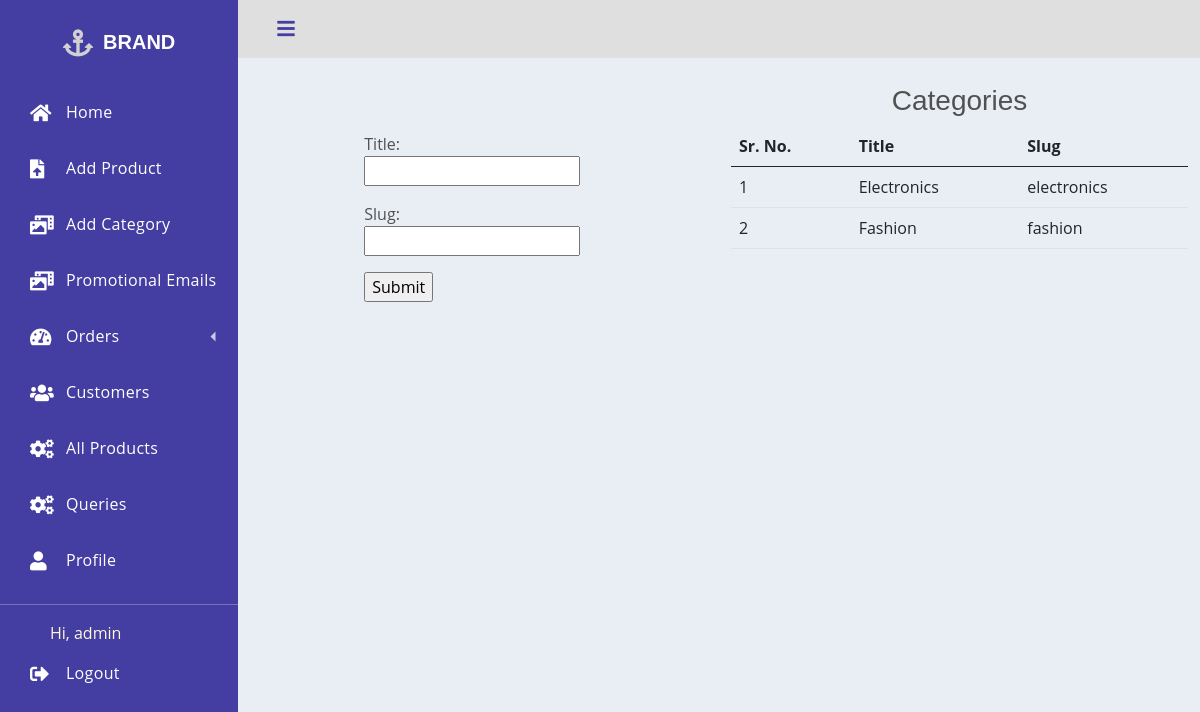
Screenshot of /adminpageaddcategory (signed in) with the database file from the repository.
### store/models.py (models this page shows, shortened)
class Category(models.Model):
    title= models.CharField(max_length=255)
    slug= models.SlugField(unique=True)
    class Meta:
        verbose_name_plural= 'categories'

### store/decorators.py (the view)
    def wrapper_func(request, *args, **kwargs):
        group = None
        if request.user.groups.exists():
            group = request.user.groups.all()[0].name
        if group == 'customer':
            return redirect('home')
        elif group == 'admin':
            return view_func(request, *args, **kwargs)
        else:
            return redirect('loginpage')

### store/forms.py
class CreateCategoryForm(forms.ModelForm):
    class Meta:
        model= Category
        fields= '__all__'

### store/context_processors.py (called while the page is built)
def categories(request):
    return {
        'categories': Category.objects.all()
    }

### store/views.py (called while the page is built)
@admin_only
def adminpageaddcategory(request):
    form= CreateCategoryForm()
    if request.method=='POST':
        form= CreateCategoryForm(request.POST)
        if form.is_valid():
            form.save()
            return redirect('adminpageaddcategory')
    context= {'form': form}
    return render(request, 'admin/adminpageaddcategory.html', context)

### templates/admin/adminpageaddcategory.html (shortened to what this page needs)
{% extends 'admin/adminbase.html' %}
{% block content %}
    <div class="container">
        <div class="row">
            <div class="col-md-6 my-5">
                <form action="" method="POST" class="mx-auto" style="width: 50%; ">
                    {{form.as_p}}
                    <input type="submit" value="Submit">
                </form>
            </div>
            <div class="col-md-6">
                <h3 class="text-center">Categories</h3>
                <table class="table">
                    <thead>
                        <th>Sr. No.</th>
                        <th>Title</th>
                        <th>Slug</th>
                    </thead>
                    <tbody>
                        {% for category in categories %}
                            <tr>
                                <td>{{forloop.counter}}</td>
                                <td>{{category.title}}</td>
                                <td>{{category.slug}}</td>
                            </tr>
                        {% endfor %}
                    </tbody>
                </table>
            </div>
        </div>
    </div>
{% endblock %}

### templates/admin/adminbase.html (shortened to what this page needs)
<!DOCTYPE html>
<html lang="en">
<head>
    <link rel="stylesheet" href="https://cdnjs.cloudflare.com/ajax/libs/font-awesome/5.15.0/css/all.min.css">
    <link href="https://cdn.jsdelivr.net/npm/bootstrap@5.0.1/dist/css/bootstrap.min.css" rel="stylesheet"
>
</head>
<body>
    <div class='dashboard'>
        <div class="dashboard-nav">
            <header>
                <a href="{% url 'home' %}" class="brand-logo"><i class="fas fa-anchor"></i> <span>BRAND</span></a>
            </header>
            <nav class="dashboard-nav-list">
                <a href="{% url 'adminpage' %}" class="dashboard-nav-item"><i class="fas fa-home"></i>
                    Home </a>
                <a href="{% url 'adminpageaddproduct' %}" class="dashboard-nav-item "><i class="fas fa-file-upload"></i>Add Product</a>
                <a href="{% url 'adminpageaddcategory' %}" class="dashboard-nav-item"><i class="fas fa-photo-video"></i> Add Category </a>
                <a href="{% url 'adminpagepromotionalemails' %}" class="dashboard-nav-item"><i class="fas fa-photo-video"></i> Promotional Emails </a>
                <div class='dashboard-nav-dropdown'>
                    <a href="#!"
                        class="dashboard-nav-item dashboard-nav-dropdown-toggle"><i class="fas fa-tachometer-alt"></i>
                        Orders </a>
                </div>
                <a href="{% url 'adminpageallcustomers' %}" class="dashboard-nav-item"><i class="fas fa-users"></i> Customers</a>
                <a href="{% url 'adminpageallproducts' %}" class="dashboard-nav-item"><i class="fas fa-cogs"></i> All Products </a>
                <a href="{% url 'adminpagecontactus' %}" class="dashboard-nav-item"><i class="fas fa-cogs"></i> Queries </a>
                <a href="{% url 'adminprofile' %}"
                    class="dashboard-nav-item"><i class="fas fa-user"></i> Profile </a>
                <div class="nav-item-divider">
                </div>
                <span style="margin-left: 50px; color: cornsilk;">Hi, {{request.user}}</span>
                <a href="{% url 'logoutpage' %}" class="dashboard-nav-item"><i class="fas fa-sign-out-alt"></i> Logout </a>
            </nav>
        </div>
        <div class='dashboard-app'>
            <header class='dashboard-toolbar'><a href="#!" class="menu-toggle"><i class="fas fa-bars"></i></a></header>
            {% block content %}
            {% endblock %}
        </div>
    </div>
</body>
</html>

### rows the page displays
Category: title "Electronics", slug "electronics"
Category: title "Fashion", slug "fashion"

### other values shown
{{ request.user }} "admin"
